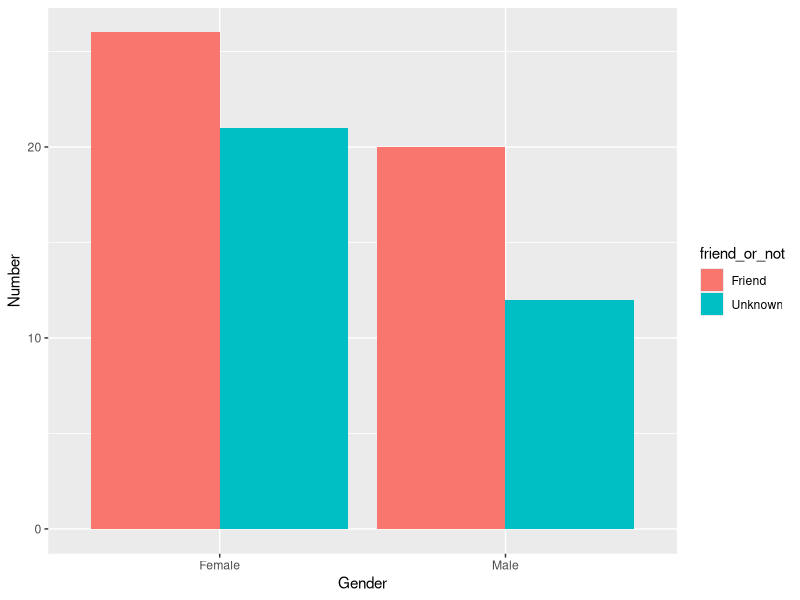
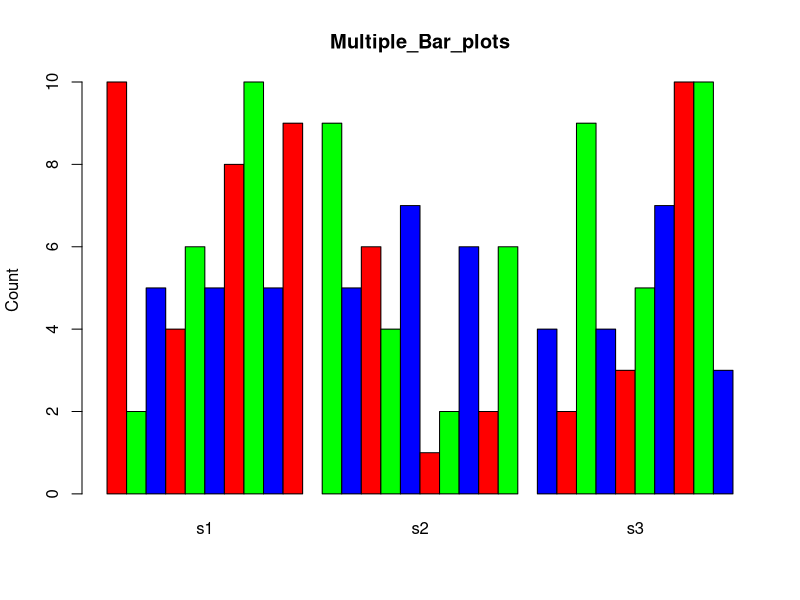
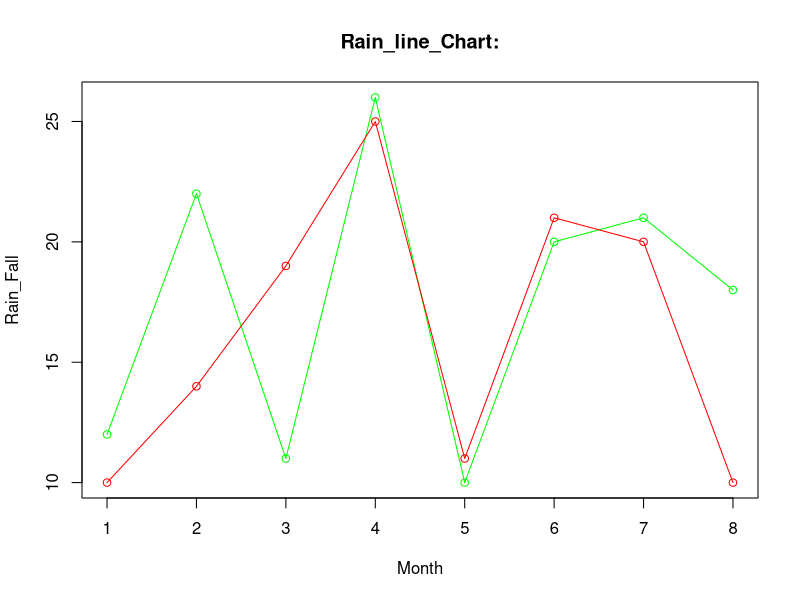
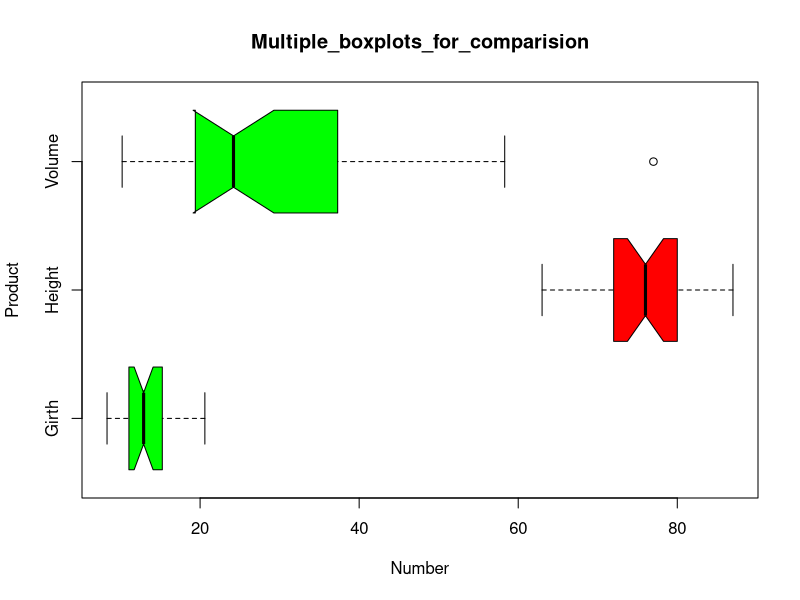
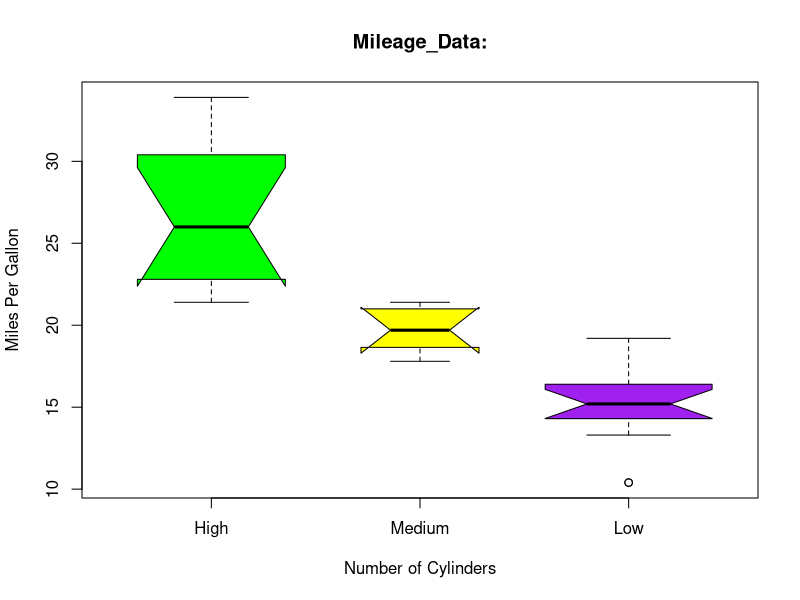

The R script that drew these images, in order:


                                               # A B I D  H A S A N 2

 #using ggplot2 package multiple barplots:
#install.packages(ggplot2)

library(ggplot2)

Number<- c(12,22,11,26,10,20,21,18)
Gender<-c("Male","Female","Male","Female","Female","Male","Female","Male")
friend_or_not<-c("Unknown","Friend","Unknown","Friend","Unknown","Friend","Unknown","Friend")

store<- data.frame(Number,Gender,friend_or_not)
ggplot(store,aes(Gender,Number,fill=friend_or_not)) + geom_bar(stat = "identity",position = "dodge")
  labs(title="multiple Bar plots",col="green")

  
#using the package barport():

s1<- c(10,2,5,4,6,5,8,10,5,9)
s2<- c(9,5,6,4,7,1,2,6,2,6)
s3<- c(4,2,9,4,3,5,7,10,10,3)

abid<- data.frame(s1,s2,s3)
barplot(as.matrix(abid),main = "Multiple_Bar_plots",ylab = "Count",beside= TRUE,col = rainbow(length(abid)))


#multiple lines chart: 

N<- c(12,22,11,26,10,20,21,18)
G<- c(10,14,19,25,11,21,20,10)

plot(N,type= "o",col="green", xlab="Month",ylab="Rain_Fall", main= "Rain_line_Chart:")
lines(G,type= "o", col= "red")


# Multiple boxplots():


str(trees)
str(airquality)
boxplot(trees,airquality,
        main="Multiple_boxplots_for_comparision",xlab="Number", ylab="Product", border = "black", horizontal = TRUE,notch = TRUE,
        col=c("green","red")
        )

# how i doing with number or value using multiple boxplots()?
# boxplot graph for the relation between mpg (miles per gallon) and cyl (number of cylinders):

input <- mtcars[,c('mpg','cyl')]
boxplot(mpg ~ cyl, data = mtcars, 
        xlab = "Number of Cylinders",
        ylab = "Miles Per Gallon", 
        main = "Mileage_Data:",
        notch = TRUE, #notch is a logical value. Set as TRUE to draw a notch
        varwidth = TRUE, 
        col = c("green","yellow","purple"),
        names = c("High","Medium","Low")
)





